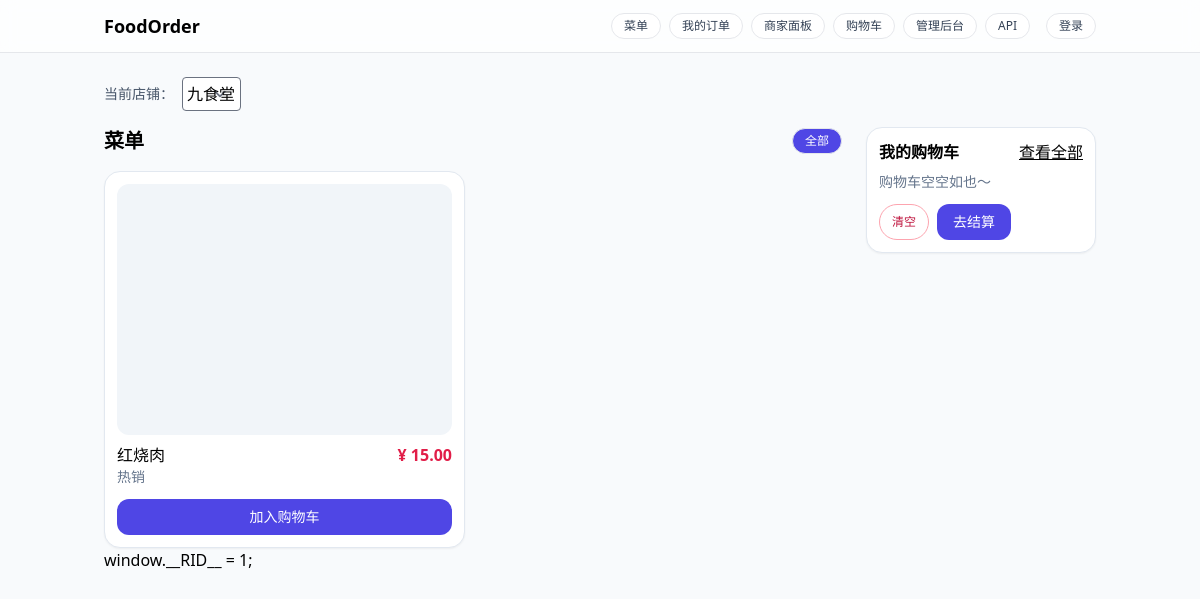
The page / on the database its author committed.
### menu/models.py (models this page shows, shortened)
class Dish(models.Model):
    restaurant = models.ForeignKey(Restaurant, on_delete=models.CASCADE, related_name="dishes", null=True, blank=True)
    category = models.ForeignKey(
        Category,
        on_delete=models.PROTECT,  # 防止菜品被误删
        related_name = 'dishes'
    )
    name = models.CharField(max_length=64)
    price = models.DecimalField(
        max_digits=8,
        decimal_places=2,
        validators=[MinValueValidator(Decimal("0.00"))], # 价格>= 0
    )
    cover = models.ImageField(
        upload_to=dish_image_path,
        blank = True,null = True,
    )
    stock = models.PositiveIntegerField(default=100)  # 库存
    status = models.BooleanField(
        default=True,
        help_text="是否上架"
    )
    sold = models.PositiveIntegerField(default = 0) # 销量计数
    description = models.TextField(blank = True)
    created_at = models.DateTimeField(auto_now_add=True)
    updated_at = models.DateTimeField(auto_now = True)
    class Meta:
        unique_together = [("restaurant", "name")]  # 同店菜名不重复
        indexes = [
            models.Index(fields = ['status']),
            models.Index(fields=['category','status']),
            models.Index(fields=['-sold']), # 常见热销列表
            models.Index(fields=['price']), # 价格排序/筛选
        ]
        ordering = ['-id'] # 默认最新的在前
        constraints = [
            models.CheckConstraint(
                check=Q(price__gte=0),
                name="dish_price_non_negative"
            ),
            models.CheckConstraint(
                check=Q(stock__gte=0),
                name="dish_stock_non_negative"
            ),
            models.CheckConstraint(
                check=Q(sold__gte=0),
                name="dish_sold_non_negative"
            ),
        ]

class Category(models.Model):
    restaurant = models.ForeignKey(Restaurant, on_delete=models.CASCADE, related_name="categories", null=True, blank=True)
    name = models.CharField(max_length=32,unique=True) # 菜品名称
    sort = models.PositiveIntegerField(default=0) # 排序值
    status = models.BooleanField(default=True) # 是否启用
    created_at = models.DateTimeField(auto_now_add=True)
    class Meta:
        unique_together = [("restaurant", "name")]  # 同店分类名不重复
        ordering = ['sort','id']

### restaurants/models.py (models this page shows, shortened)
class Restaurant(models.Model):
    name = models.CharField(max_length=64, unique=True)
    slug = models.SlugField(max_length=64, unique=True)  # URL 友好
    owner = models.ForeignKey(User, on_delete=models.PROTECT, related_name="owned_restaurants")
    phone = models.CharField(max_length=20, blank=True)
    address = models.CharField(max_length=200, blank=True)
    is_active = models.BooleanField(default=True)
    created_at = models.DateTimeField(auto_now_add=True)
    class Meta:
        ordering = ["id"]

### menu/views.py (the view)
# urls.py: path('', home_page,name='home'),
@ensure_csrf_cookie
def home_page(request):
    rid = request.GET.get("rid")
    restaurants = Restaurant.objects.filter(is_active=True).order_by("id")
    current = None
    if rid:
        current = get_object_or_404(restaurants, id=rid)
    else:
        current = restaurants.first()
    categories = Category.objects.filter(restaurant=current).order_by("id") if current else []
    dishes = Dish.objects.filter(restaurant=current, ).order_by("id") if current else []
    ctx = {
        "restaurants": restaurants,
        "current_restaurant": current,
        "categories": categories,
        "dishes": dishes,
    }
    return render(request, "index.html", ctx)

### restaurants/context_processors.py (called while the page is built)
def nav_restaurant(request):
    return {"nav_rid": request.session.get("current_rid")}

### templates/index.html (shortened to what this page needs)
{% extends "base.html" %}
{% load static %}
{% block content %}
<form method="get" class="flex items-center gap-2 mb-4">
  <label class="text-sm text-slate-600">当前店铺：</label>
  <select name="rid" class="rounded border p-1" onchange="this.form.submit()">
    {% for r in restaurants %}
      <option value="{{ r.id }}" {% if current_restaurant and r.id == current_restaurant.id %}selected{% endif %}>
        {{ r.name }}
      </option>
    {% endfor %}
  </select>
</form>
<div class="grid grid-cols-1 lg:grid-cols-4 gap-6">
  <div class="lg:col-span-3">
    <div class="flex items-center justify-between mb-4">
      <h1 class="text-xl font-semibold">菜单</h1>
      <div class="flex gap-2">
        <a href="/" class="chip {% if not current_cat %}!bg-indigo-600 !text-white{% endif %}">全部</a>
      </div>
    </div>
    {% if dishes %}
    <div class="grid grid-cols-1 sm:grid-cols-2 xl:grid-cols-3 gap-4">
      {% for d in dishes %}
        <div class="card">
          <div class="aspect-[4/3] w-full overflow-hidden rounded-xl bg-slate-100">
          </div>
          <div class="mt-2 flex items-start justify-between gap-2">
            <div>
              <div class="font-medium">{{ d.name }}</div>
              <div class="text-slate-500 text-sm">{{ d.category.name }}</div>
            </div>
            <div class="text-rose-600 font-semibold">¥ {{ d.price }}</div>
          </div>
          <button class="btn w-full mt-3 add-to-cart" data-dish="{{ d.id }}">加入购物车</button>
        </div>
      {% endfor %}
    </div>
    {% else %}
      <p class="text-slate-500">暂无菜品，请到后台添加。</p>
    {% endif %}
  </div>
  <aside class="lg:col-span-1">
    <div class="sticky top-20">
      <div class="card">
        <div class="flex items-center justify-between mb-2">
          <h2 class="font-semibold">我的购物车</h2>
          <a href="{% url 'cart' %}{% if current_restaurant %}?rid={{ current_restaurant.id }}
                       {% elif nav_rid %}?rid={{ nav_rid }}{% endif %}"
   class="underline">查看全部</a>
        </div>
        <div id="mini-cart-empty" class="text-sm text-slate-500 hidden">购物车空空如也～</div>
        <div class="mt-3 flex gap-2">
          <button id="mini-cart-clear" class="chip text-rose-700 border-rose-300">清空</button>
          <a href="{% url 'checkout' %}{% if current_restaurant %}?rid={{ current_restaurant.id }}
                           {% elif nav_rid %}?rid={{ nav_rid }}{% endif %}"
          class="btn">去结算</a>
        </div>
      </div>
    </div>
  </aside>
</div>
  window.__RID__ = {{ current_restaurant.id|default:"null" }};
{% endblock %}

### rows shown on the page
Dish: name "红烧肉", category.name "热销", price "15.00"
Restaurant: id "1"

### other values the page prints
form field rid "九食堂"
